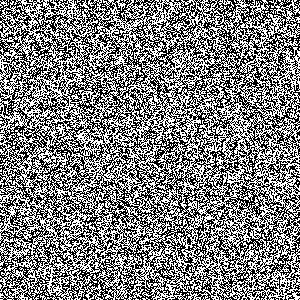
#> input picture test_image.png, 300 x 300 px, found by its file name
$ python basic_example.py
#> lines starting #> are read from the running program, lines starting #| are printed output that depends on the picture
### visual_cryptography/src/cryptography/visual_cryptography.py
import numpy as np
from PIL import Image
import random

class VisualCryptography:
    def __init__(self, image_path):
        """
        (3,3) görsel şifreleme için sınıf başlatıcı.

        Bu sınıf, gri seviye bir görüntüyü alıp (3,3) görsel şifreleme şeması kullanarak
        3 adet pay görüntüsüne böler. Pay görüntüleri tek başlarına anlam ifade etmezken,
        üst üste konulduklarında orijinal görüntüyü ortaya çıkarır.

        Args:
            image_path: Giriş görüntüsünün yolu (gri seviye görüntü)
        """
        self.original_image = Image.open(image_path).convert('L')
        self.width, self.height = self.original_image.size
        self.dithered_image = None
        self.shares = []

    def apply_dithering(self):
        """
        Gri seviye görüntüyü siyah-beyaz (binary) formata dönüştürür.

        Bu metod basit bir threshold (eşik değeri) yaklaşımı kullanır:
        - 128'den büyük piksel değerleri beyaz (255) olur
        - 128'den küçük veya eşit piksel değerleri siyah (0) olur

        Returns:
            PIL.Image: Binary formata dönüştürülmüş görüntü
        """
        img_array = np.array(self.original_image)
        threshold = 128
        img_array = ((img_array > threshold) * 255).astype(np.uint8)
        self.dithered_image = Image.fromarray(img_array)
        return self.dithered_image

    def generate_random_pattern(self):
        """
        2x2'lik rastgele bir desen oluşturur.
        Desende tam olarak 2 siyah (1) ve 2 beyaz (0) piksel bulunur.

        Returns:
            list: 2x2'lik rastgele desen
        """
        # 2x2 matris için tüm olası 2 siyah - 2 beyaz kombinasyonları
        possible_patterns = [
            [[1,1,0,0]], [[1,0,1,0]], [[1,0,0,1]],
            [[0,1,1,0]], [[0,1,0,1]], [[0,0,1,1]]
        ]
        pattern = random.choice(possible_patterns)
        # Satır içinde rastgele karıştır
        pattern = np.array(pattern[0]).reshape(2, 2)
        return pattern.tolist()

    def generate_complementary_pattern(self, pattern):
        """
        Verilen desenin tamamlayıcısını oluşturur (0'lar 1, 1'ler 0 olur).

        Args:
            pattern: 2x2'lik orijinal desen

        Returns:
            list: 2x2'lik tamamlayıcı desen
        """
        return [[1-pattern[i][j] for j in range(2)] for i in range(2)]

    def generate_shares(self):
        """
        Binary görüntüyü (3,3) görsel şifreleme şeması kullanarak 3 paya böler.

        Her bir piksel 2x2'lik alt piksellere genişletilir ve rastgele paylaşım
        desenleri kullanılarak şifrelenir. Her piksel için yeni rastgele desenler
        oluşturulur ve paylar arasında bilgi sızıntısı olmaması sağlanır.

        Returns:
            list: 3 adet pay görüntüsü (PIL.Image formatında)
        """
        if self.dithered_image is None:
            self.apply_dithering()

        # RGBA formatında 3 pay oluştur
        share1 = np.zeros((self.height*2, self.width*2, 4), dtype=np.uint8)
        share2 = np.zeros((self.height*2, self.width*2, 4), dtype=np.uint8)
        share3 = np.zeros((self.height*2, self.width*2, 4), dtype=np.uint8)

        binary_image = np.array(self.dithered_image) // 255

        for y in range(self.height):
            for x in range(self.width):
                y2, x2 = y*2, x*2

                if binary_image[y, x] == 0:  # Siyah piksel
                    # Her pay için rastgele ve birbirinden bağımsız desenler
                    pattern1 = self.generate_random_pattern()
                    pattern2 = self.generate_random_pattern()
                    pattern3 = self.generate_random_pattern()
                else:  # Beyaz piksel
                    # İlk pay için rastgele desen
                    pattern1 = self.generate_random_pattern()
                    # İkinci pay için ilk payın tamamlayıcısı
                    pattern2 = self.generate_complementary_pattern(pattern1)
                    # Üçüncü pay için yeni rastgele desen
                    pattern3 = self.generate_random_pattern()

                # Her pay için 2x2 alt pikselleri ayarla
                for i in range(2):
                    for j in range(2):
                        # Pay 1
                        alpha_value = 255 if pattern1[i][j] else 0
                        share1[y2+i,x2+j] = [0,0,0,alpha_value]

                        # Pay 2
                        alpha_value = 255 if pattern2[i][j] else 0
                        share2[y2+i,x2+j] = [0,0,0,alpha_value]

                        # Pay 3
                        alpha_value = 255 if pattern3[i][j] else 0
                        share3[y2+i,x2+j] = [0,0,0,alpha_value]

        self.shares = [
            Image.fromarray(share1, 'RGBA'),
            Image.fromarray(share2, 'RGBA'),
            Image.fromarray(share3, 'RGBA')
        ]
        return self.shares

    def combine_shares(self):
        """
        3 payı birleştirerek orijinal görüntüyü elde eder.

        Bu işlem, gerçek hayatta payların asetat kağıtlara basılıp
        üst üste konulmasını simüle eder. Paylar OR işlemi ile
        birleştirilir.

        Returns:
            PIL.Image: Birleştirilmiş görüntü

        Raises:
            ValueError: Eğer paylar henüz oluşturulmamışsa
        """
        if not self.shares:
            raise ValueError("Önce paylar oluşturulmalı!")

        # Payları numpy array'e dönüştür (sadece alpha kanalını kullan)
        share_arrays = [np.array(share)[:,:,3] == 255 for share in self.shares]

        # Mantıksal OR işlemi ile payları birleştir
        combined = share_arrays[0]
        for share in share_arrays[1:]:
            combined = np.logical_or(combined, share)

        # RGBA formatında sonuç oluştur
        result = np.zeros((combined.shape[0], combined.shape[1], 4), dtype=np.uint8)
        result[combined] = [0, 0, 0, 255]  # Siyah noktalar
        result[~combined] = [255, 255, 255, 255]  # Beyaz alanlar

        return Image.fromarray(result, 'RGBA')

    # [15 lines left out: function save_shares, not called in this run]

### visual_cryptography/examples/basic_example.py
"""
Temel Visual Cryptography örneği
Bu örnek, tek bir görüntü üzerinde (3,3) görsel şifreleme şemasının nasıl kullanılacağını gösterir.
"""

import os
import sys

# Proje kök dizinini Python path'ine ekle
sys.path.append(os.path.dirname(os.path.dirname(os.path.abspath(__file__))))

from src.cryptography.visual_cryptography import VisualCryptography

def main():
    # Giriş ve çıkış dizinlerini tanımla
    input_dir = os.path.join('input', 'sample_images')
    output_dir = os.path.join('output')

    # Test görüntüsünün yolu
    image_path = os.path.join(input_dir, 'test_image.png')

    try:
        # Visual Cryptography nesnesini oluştur
        vc = VisualCryptography(image_path)
#> in __init__, self.original_image is the input picture: PIL image 300x300 L; 50.2% white; black in thin lines or dots

        # Dithering uygula ve sonucu kaydet
        dithered = vc.apply_dithering()
        os.makedirs(os.path.join(output_dir, 'dithered'), exist_ok=True)
        dithered.save(os.path.join(output_dir, 'dithered', 'dithered_image.png'))

        # Payları oluştur ve kaydet
        shares = vc.generate_shares()
#> in generate_shares, `binary_image = np.array(self.dithered_image) // 255`: binary_image: shape (300, 300); values 0 (black) and 1 (white), 50.2% white; black in thin lines or dots
#> after the loop in generate_shares, `for y in range(self.height):`:
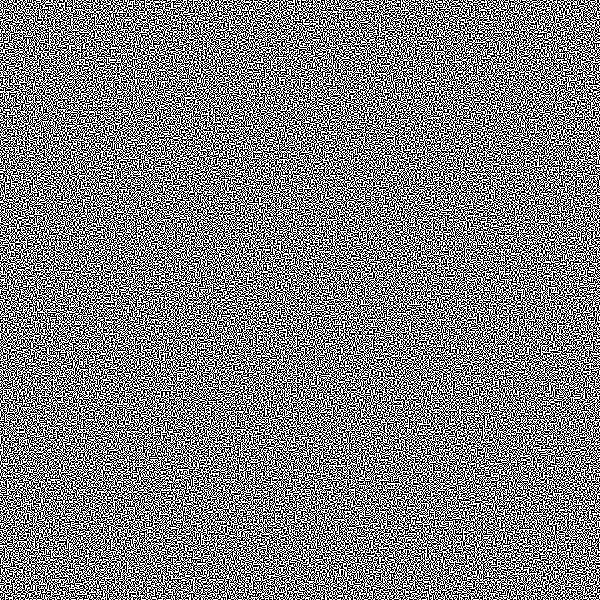
#> share1: shape (600, 600, 4); mean of channels 0, 1, 2, 3 0, 0, 0, 127.5; transparent parts drawn white
#> after the loop in generate_shares, `for y in range(self.height):`:
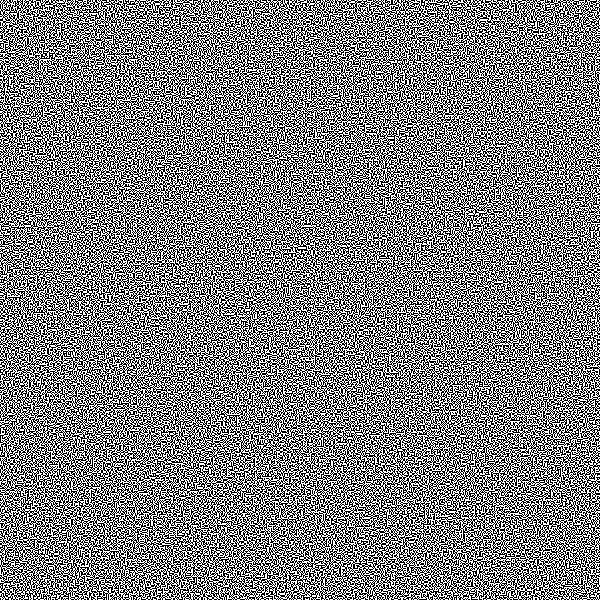
#> share2: shape (600, 600, 4); mean of channels 0, 1, 2, 3 0, 0, 0, 127.5; transparent parts drawn white
#> after the loop in generate_shares, `for y in range(self.height):`:
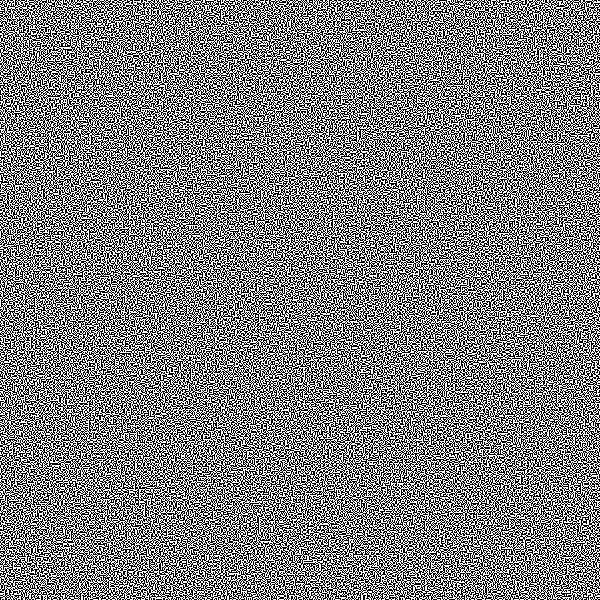
#> share3: shape (600, 600, 4); mean of channels 0, 1, 2, 3 0, 0, 0, 127.5; transparent parts drawn white
        os.makedirs(os.path.join(output_dir, 'shares'), exist_ok=True)
        for i, share in enumerate(shares, 1):
            share.save(os.path.join(output_dir, 'shares', f'share_{i}.png'))

        # Payları birleştir ve sonucu kaydet
        combined = vc.combine_shares()
#> after the loop in combine_shares, `for share in share_arrays[1:]:`:
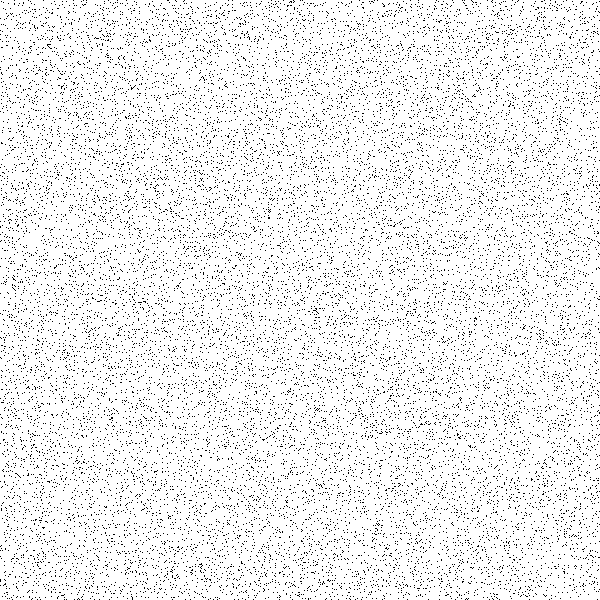
#> combined: shape (600, 600) bool; 93.8% white; black in thin lines or dots
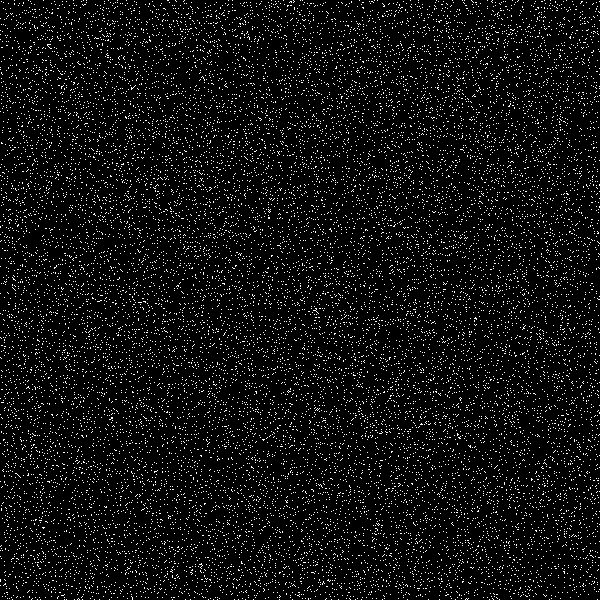
#> combined: PIL image 600x600 RGBA; mean R, G, B, A 15.8, 15.8, 15.8, 255
        os.makedirs(os.path.join(output_dir, 'combined'), exist_ok=True)
        combined.save(os.path.join(output_dir, 'combined', 'combined_image.png'))

        print("İşlem başarıyla tamamlandı!")
        print(f"Sonuçlar {output_dir} dizininde bulunabilir.")
#| Sonuçlar output dizininde bulunabilir.

    except Exception as e:
        print(f"Hata oluştu: {str(e)}")

if __name__ == "__main__":
    main()
